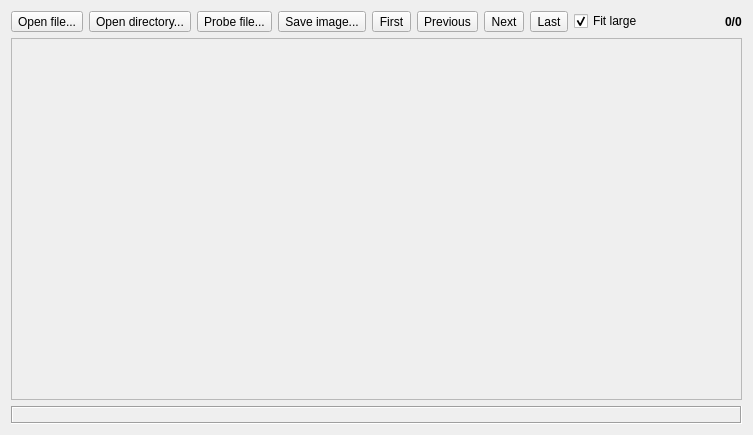
<?xml version="1.0" encoding="UTF-8"?>
<ui version="4.0">
 <class>QtSail</class>
 <widget class="QWidget" name="QtSail">
  <property name="geometry">
   <rect>
    <x>0</x>
    <y>0</y>
    <width>753</width>
    <height>435</height>
   </rect>
  </property>
  <property name="windowTitle">
   <string>Qt SAIL demo</string>
  </property>
  <layout class="QGridLayout" name="gridLayout">
   <item row="0" column="0">
    <layout class="QHBoxLayout" name="horizontalLayout">
     <item>
      <widget class="QToolButton" name="pushOpen">
       <property name="text">
        <string>Open file...</string>
       </property>
      </widget>
     </item>
     <item>
      <widget class="QToolButton" name="pushOpenDir">
       <property name="text">
        <string>Open directory...</string>
       </property>
      </widget>
     </item>
     <item>
      <widget class="QToolButton" name="pushProbe">
       <property name="text">
        <string>Probe file...</string>
       </property>
      </widget>
     </item>
     <item>
      <widget class="QToolButton" name="pushSave">
       <property name="text">
        <string>Save image...</string>
       </property>
      </widget>
     </item>
     <item>
      <widget class="QToolButton" name="pushFirst">
       <property name="text">
        <string>First</string>
       </property>
      </widget>
     </item>
     <item>
      <widget class="QToolButton" name="pushPrevious">
       <property name="text">
        <string>Previous</string>
       </property>
      </widget>
     </item>
     <item>
      <widget class="QToolButton" name="pushNext">
       <property name="text">
        <string>Next</string>
       </property>
      </widget>
     </item>
     <item>
      <widget class="QToolButton" name="pushLast">
       <property name="text">
        <string>Last</string>
       </property>
      </widget>
     </item>
     <item>
      <widget class="QCheckBox" name="checkFit">
       <property name="text">
        <string>Fit large</string>
       </property>
       <property name="checked">
        <bool>true</bool>
       </property>
      </widget>
     </item>
     <item>
      <spacer name="horizontalSpacer">
       <property name="orientation">
        <enum>Qt::Horizontal</enum>
       </property>
       <property name="sizeHint" stdset="0">
        <size>
         <width>40</width>
         <height>20</height>
        </size>
       </property>
      </spacer>
     </item>
     <item>
      <widget class="QLabel" name="labelCounter">
       <property name="font">
        <font>
         <weight>75</weight>
         <bold>true</bold>
        </font>
       </property>
       <property name="text">
        <string>0/0</string>
       </property>
      </widget>
     </item>
    </layout>
   </item>
   <item row="2" column="0">
    <widget class="QLabel" name="labelStatus">
     <property name="font">
      <font>
       <weight>75</weight>
       <bold>true</bold>
      </font>
     </property>
     <property name="frameShape">
      <enum>QFrame::Box</enum>
     </property>
     <property name="frameShadow">
      <enum>QFrame::Sunken</enum>
     </property>
     <property name="textInteractionFlags">
      <set>Qt::LinksAccessibleByMouse|Qt::TextSelectableByMouse</set>
     </property>
    </widget>
   </item>
   <item row="1" column="0">
    <widget class="QScrollArea" name="scrollArea">
     <property name="widgetResizable">
      <bool>true</bool>
     </property>
     <widget class="QWidget" name="scrollAreaWidgetContents">
      <property name="geometry">
       <rect>
        <x>0</x>
        <y>0</y>
        <width>733</width>
        <height>361</height>
       </rect>
      </property>
     </widget>
    </widget>
   </item>
  </layout>
 </widget>
 <tabstops>
  <tabstop>scrollArea</tabstop>
  <tabstop>pushOpen</tabstop>
  <tabstop>pushOpenDir</tabstop>
  <tabstop>pushProbe</tabstop>
  <tabstop>pushSave</tabstop>
  <tabstop>pushFirst</tabstop>
  <tabstop>pushPrevious</tabstop>
  <tabstop>pushNext</tabstop>
  <tabstop>pushLast</tabstop>
  <tabstop>checkFit</tabstop>
 </tabstops>
 <resources/>
 <connections/>
 <designerdata>
  <property name="gridDeltaX">
   <number>5</number>
  </property>
  <property name="gridDeltaY">
   <number>5</number>
  </property>
  <property name="gridSnapX">
   <bool>true</bool>
  </property>
  <property name="gridSnapY">
   <bool>true</bool>
  </property>
  <property name="gridVisible">
   <bool>true</bool>
  </property>
 </designerdata>
</ui>
